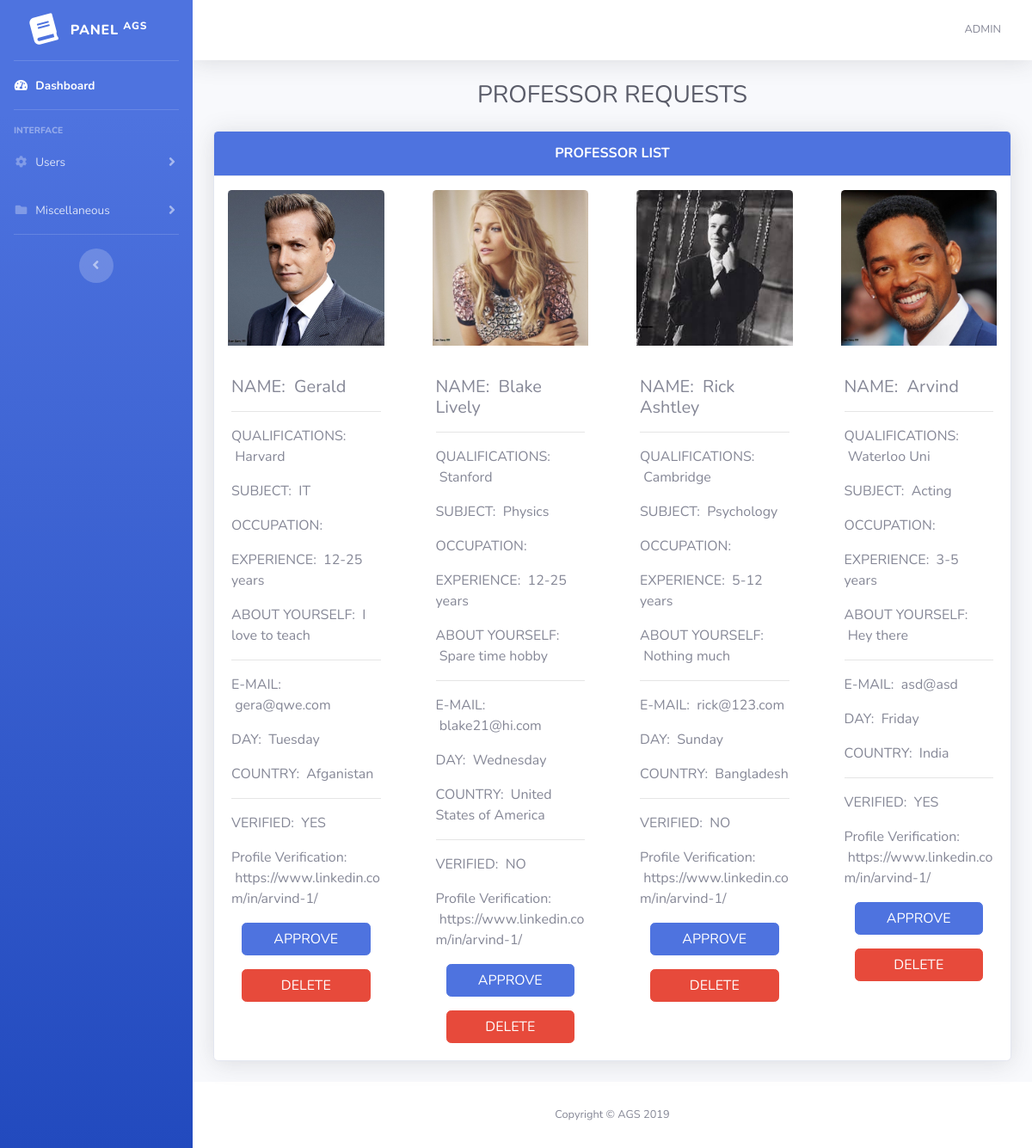
The app's page /admin/admin_prof_veri.php with its own data.
### tables this page shows
CREATE TABLE IF NOT EXISTS `prof` (
  `p_id` int NOT NULL AUTO_INCREMENT,
  `prof_name` varchar(100) NOT NULL,
  `subject` varchar(200) NOT NULL,
  `prof_email` varchar(150) NOT NULL,
  `prof_DOB` varchar(40) NOT NULL,
  `prof_exp` varchar(200) NOT NULL,
  `prof_quali` varchar(400) NOT NULL,
  `occupation` varchar(200) NOT NULL,
  `country` varchar(50) NOT NULL,
  `about` varchar(400) NOT NULL,
  `days` varchar(40) NOT NULL,
  `name_file` varchar(100) NOT NULL,
  `verification` varchar(200) NOT NULL,
  `size` varchar(100) NOT NULL,
  `verified` varchar(10) NOT NULL,
  `Language` varchar(100) NOT NULL,
  PRIMARY KEY (`p_id`)
);

### admin/admin_prof_veri.php (the view, shortened to what this page needs)
<?php
include('includes/header.php');
include('includes/navbar.php');
$servername="localhost";
$username="root";
$password="";
$dbname="project";
$con=mysqli_connect($servername,$username,$password,$dbname);
$sql = "SELECT* FROM prof";
$result = mysqli_query($con, $sql);
?>
<div class="container-fluid">
 <h1 class="h3 mb-4 text-gray-800 text-center">PROFESSOR REQUESTS</h1>
 <div class="card shadow mb-4">
  <div class="card-header bg-primary py-3">
    <h6 class="m-0 font-weight-bold text-white text-center">PROFESSOR LIST </h6>
  </div>
  <div class="row">
           <?php
             while($rows=$result->fetch_assoc())
               {
            ?>
                <div class="col-xl-3 col-lg-3 col-md-4 col-sm-6 col-xs-12 prof-left-mar">
                    <div class="prof-height  m-3">
                      <img src="../<?php echo $rows['name_file'];?>" class="card-img-top">
                    </div>
                    <div class="card-body justify-content-center align-self-center">
                      <h5 style="card-title "> NAME:  &nbsp<?php echo $rows['prof_name'];?></h5>
                      <hr>
                      <p> QUALIFICATIONS:  &nbsp<?php echo $rows['prof_quali'];?></p>
                      <p> SUBJECT:  &nbsp<?php echo $rows['subject'];?></p>
                      <p> OCCUPATION:  &nbsp<?php echo $rows['occu'];?></p>
                      <p> EXPERIENCE:  &nbsp<?php echo $rows['prof_exp'];?> years</p>
                      <p> ABOUT YOURSELF:  &nbsp<?php echo $rows['about'];?></p>
                      <hr>
                      <p> E-MAIL:  &nbsp<?php echo $rows['prof_email'];?></p>
                      <p> DAY:  &nbsp<?php echo $rows['days'];?></p>
                      <p> COUNTRY:  &nbsp<?php echo $rows['country'];?></p>
                      <hr>
                      <p> VERIFIED: &nbsp<?php echo $rows['verified'];?></p>
                      <p> Profile Verification:  &nbsp<?php echo $rows['verification'];?></p>
                      <form action="admin_prof_veri.php" method="POST">
                        <div class="col align-self">
                        <button type="submit" name="verify_btn" class="btn btn-primary btn-block mb-3 r"> APPROVE</button>
                        <button type="submit" name="delete_btn" class="btn btn-danger btn-block"> DELETE</button>
                        </div>
                       </form>
                    </div>
            </div>
            <?php
              }
            ?>
         </div>
</div>
</div>
    <?php
  include('includes/footer.php');
  ?>

### records on screen
prof: name_file (picture), prof_name "Gerald", prof_quali "Harvard", subject "IT", prof_exp "12-25", about "I love to teach", prof_email "gera@qwe.com", days "Tuesday", country "Afganistan", verified "YES", verification "https://www.linkedin.com/in/arvind-1/"
prof: name_file (picture), prof_name "Blake Lively", prof_quali "Stanford", subject "Physics", prof_exp "12-25", about "Spare time hobby", prof_email "blake21@hi.com", days "Wednesday", country "United States of America", verified "NO", verification "https://www.linkedin.com/in/arvind-1/"
prof: name_file (picture), prof_name "Rick Ashtley", prof_quali "Cambridge", subject "Psychology", prof_exp "5-12", about "Nothing much", prof_email "rick@123.com", days "Sunday", country "Bangladesh", verified "NO", verification "https://www.linkedin.com/in/arvind-1/"
prof: name_file (picture), prof_name "Arvind", prof_quali "Waterloo Uni", subject "Acting", prof_exp "3-5", about "Hey there", prof_email "asd@asd", days "Friday", country "India", verified "YES", verification "https://www.linkedin.com/in/arvind-1/"
